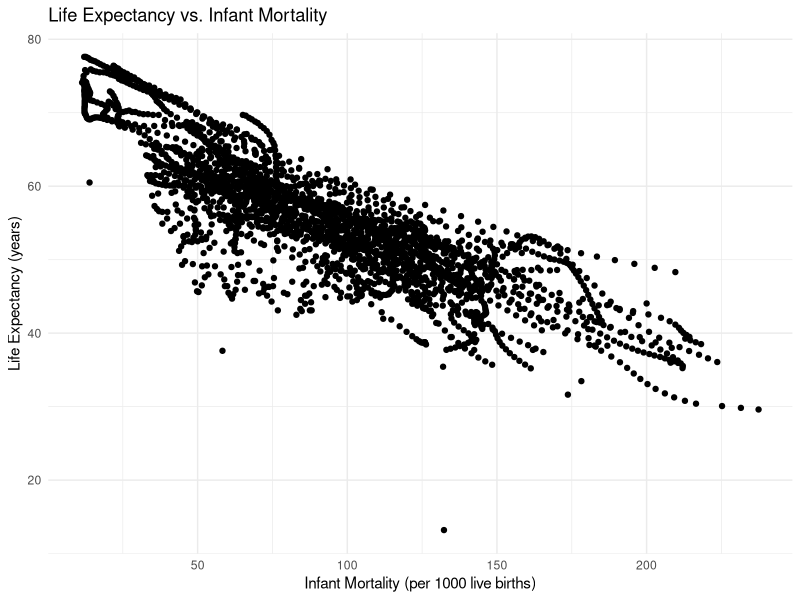
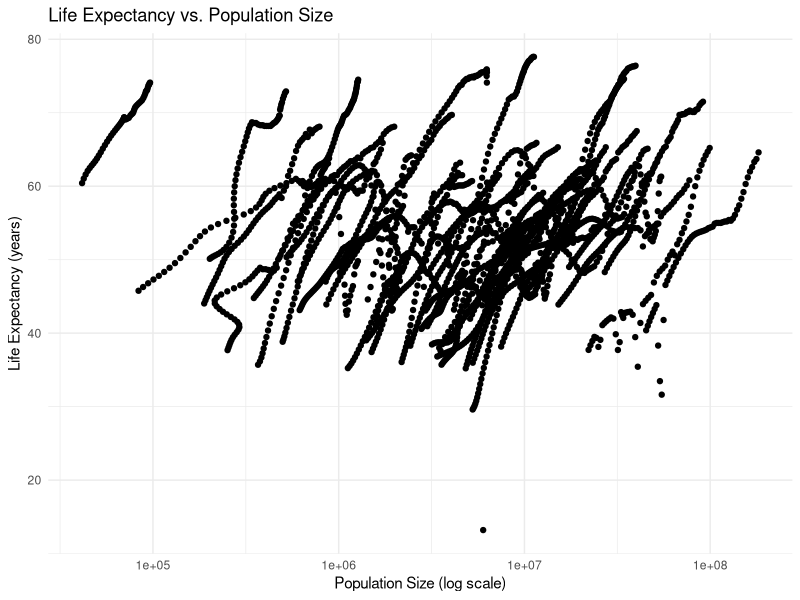
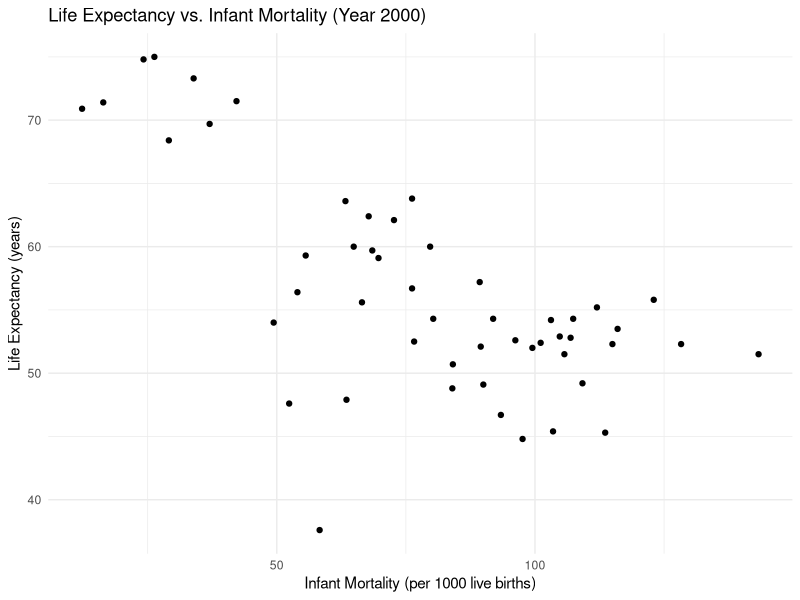
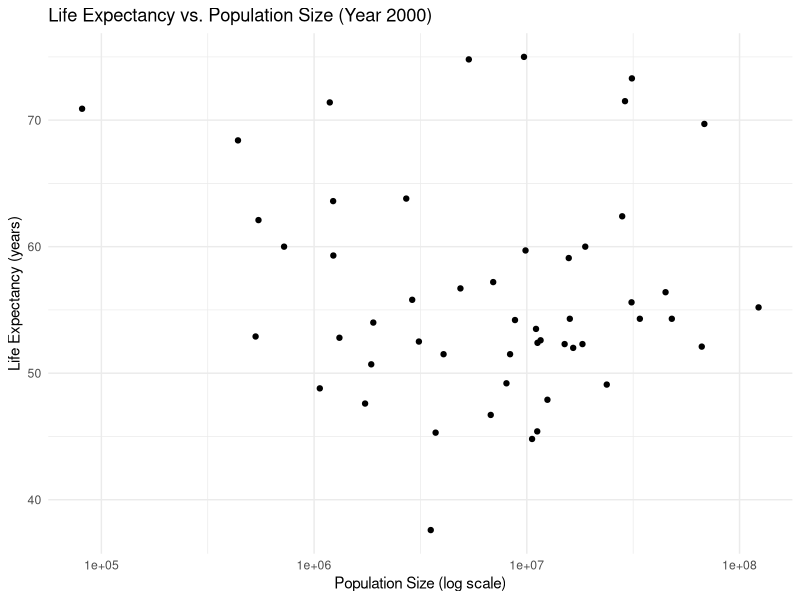
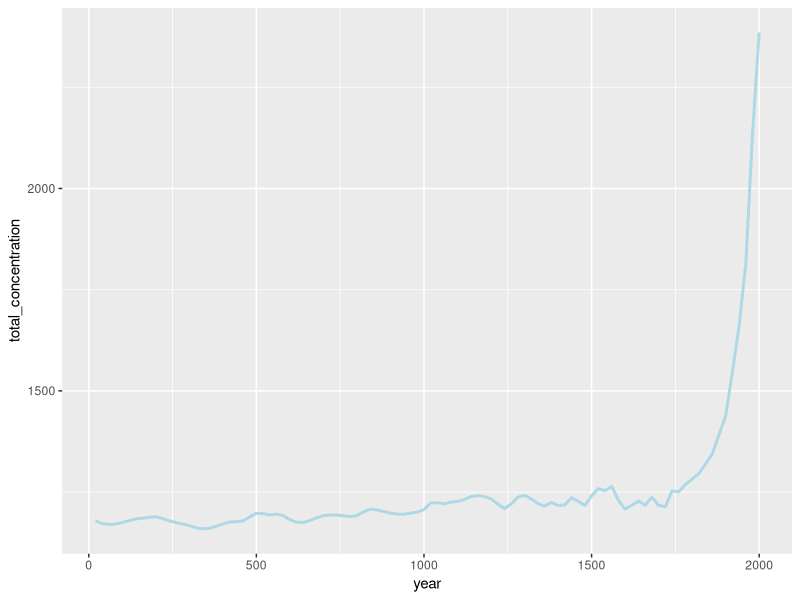
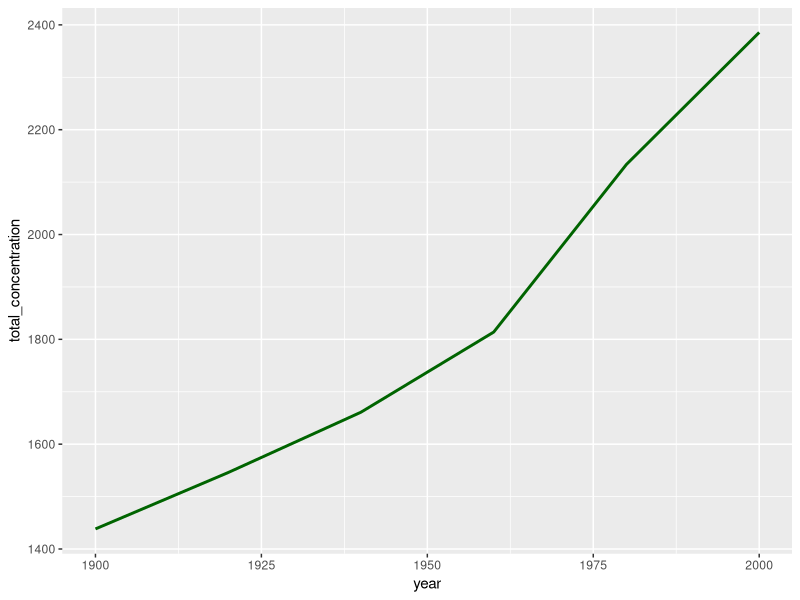
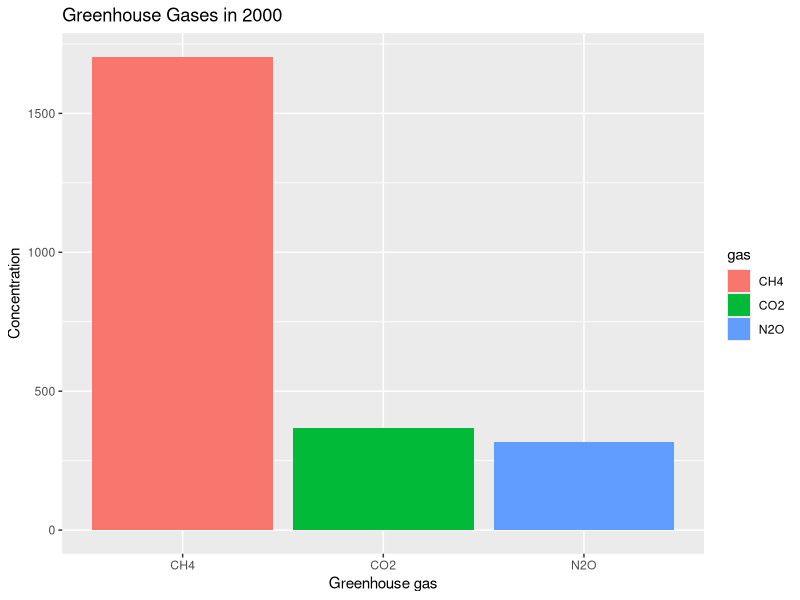
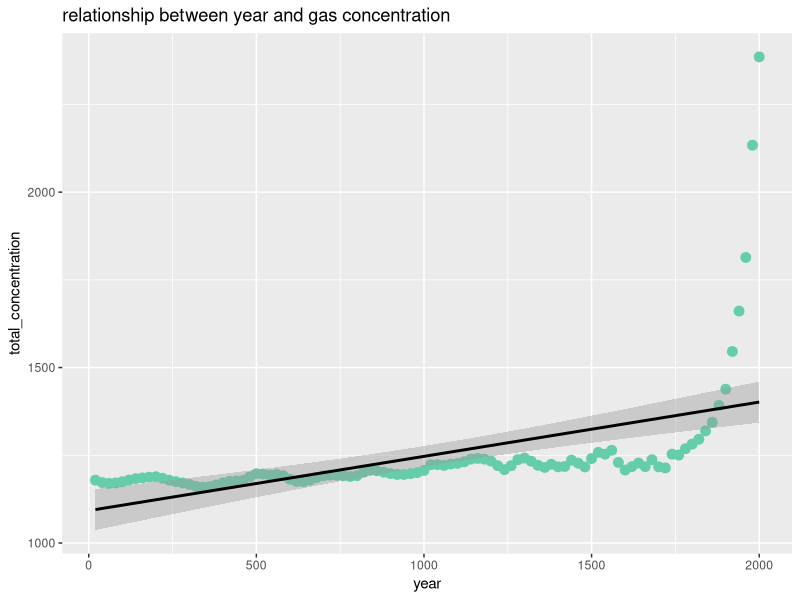

Write the R code that produced these figures, in order.
## ---- chunk 1
# To load the dslabs package
library(dslabs)
# Look at help file for gapminder data
help(gapminder)
# Get an overview of the data structure 
str(gapminder)
# Generate a summary of the data 
summary(gapminder)
## ---- chunk 2
# Determine the type of object gapminder is
class(gapminder)
# Subset the dataset to only include African countries
africadata <- gapminder[gapminder$continent == "Africa", ]
# Check the structure of the new africadata object
str(africadata)
# Check a summary of the new africadata object
summary(africadata)
## ---- chunk 3
# Determine the type of object gapminder is
class(gapminder)
# Subset the dataset to only include African countries
africadata <- gapminder[gapminder$continent == "Africa", ]
# Check the structure of the new africadata object
str(africadata)
# Check a summary of the new africadata object
summary(africadata)
## ---- chunk 4
# Create an object containing only the 'infant_mortality' variable
africadata_infant <- africadata[, "infant_mortality"]
# Check the structure of the new object
str(africadata_infant)
# Check a summary of the new infant mortality object
summary(africadata_infant)
## ---- chunk 5
# Create an object containing only the 'infant_mortality' variable
africadata_infant <- africadata[, "infant_mortality"]
# Check the structure of the new object
str(africadata_infant)
# Check a summary of the new infant mortality object
summary(africadata_infant)
## ---- chunk 6
# Create an object containing only the 'life_expectancy' variable
africadata_life <- africadata[, "life_expectancy"]
# Check the structure of the new life ex. object
str(africadata_life)
# Check a summary of the new life ex. object
summary(africadata_life)
## ---- chunk 7
# Create an object containing only the 'life_expectancy' variable
africadata_life <- africadata[, "life_expectancy"]
# Check the structure of the new life ex. object
str(africadata_life)
# Check a summary of the new life ex. object
summary(africadata_life)
## ---- chunk 8
# Load the plotting tools library through ggplot package
library(ggplot2)

# Plot life expectancy as a function of infant mortality + theme tool is something found in use of AI for my plots 
ggplot(africadata, aes(x = infant_mortality, y = life_expectancy)) +
  geom_point() +  

# Plot above data as points
  labs(
    title = "Life Expectancy vs. Infant Mortality",
    x = "Infant Mortality (per 1000 live births)",
    y = "Life Expectancy (years)"
  ) +
  theme_minimal()
  
# Plot life expectancy as a function of population size with log scale on x-axis, using the + theme tool is something found in use of AI for my plots 
ggplot(africadata, aes(x = population, y = life_expectancy)) +
  geom_point() +  
# Plot above data as points
  scale_x_log10() +  
# Set x-axis to log scale
  labs(
    title = "Life Expectancy vs. Population Size",
    x = "Population Size (log scale)",
    y = "Life Expectancy (years)"
  ) +
  theme_minimal()
## ---- chunk 9
# Identify rows where infant_mortality is missing (NA)
missing_infant_mortality <- africadata[is.na(africadata$infant_mortality), ]
# Extract the unique years with missing infant mortality data
missing_years <- unique(missing_infant_mortality$year)
# Print the result
missing_years
# Subset the africadata object to only include data for the year 2000
africadata_2000 <- africadata[africadata$year == 2000, ]
# Check the structure of the new object
str(africadata_2000)
# Check a summary of the new object
summary(africadata_2000)
## ---- chunk 10
# Load necessary libraries again 
library(ggplot2)

# Make Plot 1: Life Expectancy vs. Infant Mortality for the year 2000
ggplot(africadata_2000, aes(x = infant_mortality, y = life_expectancy)) +
  geom_point() +  

# Plot data as points
  labs(
    title = "Life Expectancy vs. Infant Mortality (Year 2000)",
    x = "Infant Mortality (per 1000 live births)",
    y = "Life Expectancy (years)"
  ) +
  theme_minimal()

# Plot 2: Life Expectancy vs. Population Size (Log scale) for the year 2000
ggplot(africadata_2000, aes(x = population, y = life_expectancy)) +
  geom_point() +  

# Plot data as points
  scale_x_log10() +  

# Set x-axis to log scale
  labs(
    title = "Life Expectancy vs. Population Size (Year 2000)",
    x = "Population Size (log scale)",
    y = "Life Expectancy (years)"
  ) +
  theme_minimal()
## ---- chunk 11
# Fit a simple linear model with life expectancy as the outcome and infant mortality as the predictor
fit1 <- lm(life_expectancy ~ infant_mortality, data = africadata_2000)
# Apply the summary to fit1 to display the results
summary(fit1)
# Fit a linear model with life expectancy as the outcome and population size as the predictor
fit2 <- lm(life_expectancy ~ population, data = africadata_2000)
# Apply the summary to fit2 to display the results
summary(fit2)
## ---- chunk 12
library(dslabs)
help(greenhouse_gases)
## ---- chunk 13
str(greenhouse_gases)
summary(greenhouse_gases)
## ---- chunk 14
class(greenhouse_gases)
## ---- chunk 15
library(tidyverse)
grnhsyr <- greenhouse_gases %>%
  select(year)
str(grnhsyr)
summary(grnhsyr)
## ---- chunk 16
library(ggplot2)
## ---- chunk 17
#first we have to summarize total concentration by year
total_by_year <- greenhouse_gases %>%
  dplyr::group_by(year) %>%
  dplyr::summarize(total_concentration = sum(concentration))
## ---- chunk 18
p1 <- ggplot(total_by_year, aes(x=year, y=total_concentration)) +
geom_line(size = 1, color = "lightblue")
  title = "Gas concentration over Years"
  x= "years"
  y= " Total concentration"
print(p1)
## ---- chunk 19
#make a new variable for desired time frame
gasyears <- greenhouse_gases %>%
  filter(year >= 1900 & year <= 2000) %>%
  group_by(year) %>%
  summarize(total_concentration = sum(concentration))
  
p2 <- ggplot(gasyears, aes(x=year, y=total_concentration)) +
geom_line(size = 1, color = "darkgreen")
  title = "Gas concentration from 1900 to 2000"
  x= "years"
  y= " Total concentration"
print(p2)
## ---- chunk 20
#first I'm going to filter the data to only include the year 2000
gas_2000 <- greenhouse_gases %>%
  filter(year == 2000)
## ---- chunk 21
# Now I'm going to make a bar graph
p3 <- ggplot(gas_2000, aes( x = gas, y = concentration, fill = gas))+
  geom_bar(stat = "Identity") + 
  labs(
    title = "Greenhouse Gases in 2000",
    x = "Greenhouse gas",
    y = "Concentration"
    
  )
print(p3)
## ---- chunk 22
model <- lm(total_concentration ~ year, data=total_by_year)
summary(model)
p4 <- ggplot(total_by_year, aes(x= year, y= total_concentration)) +
  geom_point(size = 3, color = "aquamarine3" ) +
  geom_smooth(method = "lm", se = TRUE, color = "black") +
  labs(
    title = "relationship between year and gas concentration"
  )
print(p4)
